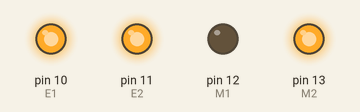
Bench run of a sketch on a simulated Arduino Uno, built with avr-gcc and run on an emulated ATmega328P. Shown: output pins drawn as LEDs (lit = HIGH).

Above: at 0.1 s.
Timing chart, 0 to 1.6 s (numbered marks = the images above):
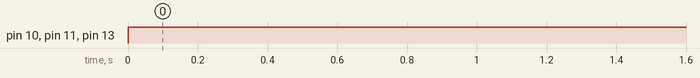

Measured:
- by itself, pin 10 (E1), pin 11 (E2), pin 13 (M2): LOW → HIGH at 0.00 s

The sketch:

test3.ino
```cpp
#include <Arduino.h>

int E1 = 10;      // 1번(A) 모터 Enable
int E2 = 11;      // 2번(B) 모터 Enable
int M1 = 12;      // 1번(A) 모터 PWM
int M2 = 13;      // 2번(B) 모터 PWM
int LED = 3;      // LED for testing photoresistor

int value;

void setup() {
  pinMode(M1, OUTPUT);      // 출력핀 설정
  pinMode(M2, OUTPUT);
}

// void loop() {
//   int sensor = analogRead(A0);
//   if(sensor > 1000){
//     digitalWrite(LED, HIGH);
//     analogWrite(E1, 0);
//     analogWrite(E2, 0);
//     delay(10);
//     while(sensor >= 1000 && sensor <= 1023){
//       delay(100);
//       sensor = analogRead(A0);
//     }
//   } else {
//     digitalWrite(LED, LOW);
//     for(value = 0; value <= 255; value += 5) {
//       digitalWrite(M1, LOW);
//       digitalWrite(M2, HIGH);
//       analogWrite(E1, value);
//       analogWrite(E2, value);
//       delay(10);
//       while(sensor >= 0 && sensor <= 1000){
//         delay(100);
//         sensor = analogRead(A0);
//       }
//     }
//   }
// }
void loop()
{
  //  for(value = 0; value <= 255; value+=5)   // PWM 속도 0 ~ 255까지 5씩 증가
  //  {
  //     digitalWrite(M1, HIGH);
  //     digitalWrite(M2, LOW);
  //     analogWrite(E1, value);
  //     analogWrite(E2, value);
  //     delay(30);
  //  }
  //  delay(1000);   // 1000ms = 1초 대기
  digitalWrite(E1, LOW);
  digitalWrite(E2, LOW);
  // for(value = 0; value <= 255; value+=5) {
  //   digitalWrite(M1, LOW);
  //   digitalWrite(M2, HIGH);
  //   analogWrite(E1, value);
  //   analogWrite(E2, value);
  //   delay(30);
  // }
  digitalWrite(M1, LOW);
  digitalWrite(M2, HIGH);
  analogWrite(E1, 255);
  analogWrite(E2, 255);
  delay(1000);
}
```
